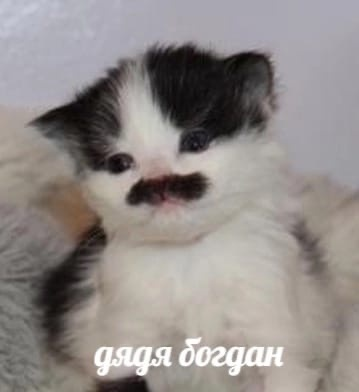
#> input picture BurykinMI/lab1/input.jpg, 359 x 392 px
$ python visualize_keypoints.py --image ../lab1/input.jpg
#> lines starting #> are read from the running program, lines starting #| are printed output that depends on the picture; after the words box and inside, x2 and y2 are one past the last pixel; in counts of white or black regions, pixels touching at a corner belong together
### BurykinMI/lab3/visualizer.py
import os
from typing import Optional, List

import cv2
import numpy as np
import matplotlib.pyplot as plt

from abstract import FeatureExtractor


# ============================================================================
# Модуль для визуализации работы детекторов признаков.
# Класс KeypointVisualizer предоставляет методы:
# - visualize_keypoints: отрисовка ключевых точек на одном изображении
# - compare_detectors: сравнение разных детекторов (SIFT, ORB, AKAZE) на одной картинке
# - visualize_matches: показ совпадающих точек между двумя изображениями
# Использует OpenCV для отрисовки и matplotlib для отображения результатов.
# ============================================================================

class KeypointVisualizer:
    """Класс для визуализации ключевых точек и дескрипторов"""

    def __init__(self, feature_extractor: FeatureExtractor):
        """
        Args:
            feature_extractor: Экстрактор признаков
        """
        self.feature_extractor = feature_extractor

    def visualize_keypoints(
            self,
            image_path: str,
            save_path: Optional[str] = None,
            show: bool = True,
            max_keypoints: Optional[int] = None
    ) -> np.ndarray:
        """
        Визуализировать ключевые точки на изображении

        Args:
            image_path: Путь к изображению
            save_path: Путь для сохранения результата (опционально)
            show: Показать изображение с помощью matplotlib
            max_keypoints: Максимальное количество точек для отображения (None = все)

        Returns:
            Изображение с нарисованными ключевыми точками
        """
#> called with image_path = '../lab1/input.jpg', save_path = 'visualizations/input_sift_keypoints.jpg', show = True
        # Загрузка изображения
        img = cv2.imread(image_path)
#> img is the input picture: shape (392, 359, 3); mean B, G, R 137.2, 139.5, 145.6
        if img is None:
            raise ValueError(f"Не удалось загрузить изображение: {image_path}")

        gray = cv2.cvtColor(img, cv2.COLOR_BGR2GRAY)

        # Получение детектора и извлечение ключевых точек
        detector = self.feature_extractor.detector
        keypoints, descriptors = detector.detectAndCompute(gray, None)
#> keypoints = 210 keypoints; strongest (x, y, size): (211, 92, 64.9), (190, 187, 19.3), (147, 132, 38.3), (84, 121, 43.9)

        # Ограничение количества точек, если задано
        if max_keypoints and len(keypoints) > max_keypoints:
            # Сортировка по response (сила ключевой точки)
            keypoints = sorted(keypoints, key=lambda x: x.response, reverse=True)
            keypoints = keypoints[:max_keypoints]

        # Рисование ключевых точек
        img_with_keypoints = cv2.drawKeypoints(
            img,
            keypoints,
            None,
            flags=cv2.DRAW_MATCHES_FLAGS_DRAW_RICH_KEYPOINTS,
            color=(0, 255, 0)
        )
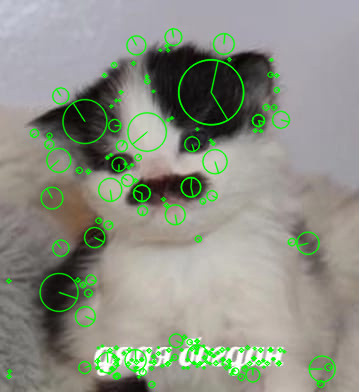
#> img_with_keypoints: shape (392, 359, 3); mean B, G, R 132, 144.6, 140.1

        # Добавление информации о детекторе и количестве точек
        font = cv2.FONT_HERSHEY_SIMPLEX
        detector_name = self.feature_extractor.get_name().upper()
        text = f"{detector_name}: {len(keypoints)} keypoints"
#> text = 'SIFT: 210 keypoints'

        cv2.putText(
            img_with_keypoints,
            text,
            (10, 30),
            font,
            1,
            (0, 255, 0),
            2,
            cv2.LINE_AA
        )
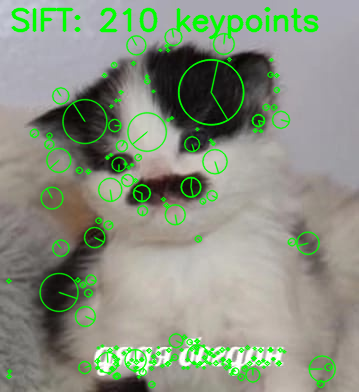
#> img_with_keypoints: shape (392, 359, 3); 2.4% of pixels changed, all inside (x1, y1, x2, y2) = (11, 7, 319, 40)

        # Сохранение результата
        if save_path:
            os.makedirs(os.path.dirname(save_path), exist_ok=True)
            cv2.imwrite(save_path, img_with_keypoints)
            print(f"Визуализация сохранена в {save_path}")

        # Отображение результата
        if show:
            self._show_image(img_with_keypoints, f"Ключевые точки ({detector_name})")

        return img_with_keypoints

    # [133 lines left out: functions compare_detectors, visualize_matches, not called in this run]

    @staticmethod
    def _show_image(img: np.ndarray, title: str) -> None:
        """Показать изображение с помощью matplotlib"""
#> called with title = 'Ключевые точки (SIFT)'
        img_rgb = cv2.cvtColor(img, cv2.COLOR_BGR2RGB)
        plt.figure(figsize=(12, 8))
        plt.imshow(img_rgb)
        plt.title(title)
        plt.axis('off')
        plt.tight_layout()
        plt.show()

### BurykinMI/lab3/feature_extractor.py
import cv2
import numpy as np

from abstract import FeatureExtractor


class OpenCVFeatureExtractor(FeatureExtractor):
    """Экстрактор признаков на основе детекторов OpenCV"""

    def __init__(self, detector_type: str = 'sift'):
        self.detector_type = detector_type
        self.detector = self._create_detector()

    def _create_detector(self):
        """Создать детектор OpenCV (Фабричный метод)"""
        if self.detector_type == 'sift':
            # SIFT: Инвариантен к масштабу, использует градиенты. Вектор 128 float.
            return cv2.SIFT_create()
        elif self.detector_type == 'orb':
            # ORB: Быстрый, бинарный дескриптор. Менее точен для текстур.
            return cv2.ORB_create(nfeatures=1000)
        elif self.detector_type == 'akaze':
            # AKAZE: Нелинейное пространство масштабов.
            return cv2.AKAZE_create()
        else:
            raise ValueError(f"Неизвестный детектор: {self.detector_type}")

    # [16 lines left out: function extract, not called in this run]

    def get_name(self) -> str:
        return self.detector_type

### BurykinMI/lab3/visualize_keypoints.py
import argparse
import os

from feature_extractor import OpenCVFeatureExtractor
from visualizer import KeypointVisualizer


# ============================================================================
# CLI-скрипт для запуска визуализации ключевых точек.
# Поддерживает три режима:
# - single: визуализация одного детектора на изображении
# - compare: сравнение всех трех детекторов side-by-side
# - matches: поиск и отображение совпадающих точек между двумя изображениями
# Результаты сохраняются в директорию visualizations/.
# ============================================================================

def main():
    parser = argparse.ArgumentParser(
        description='Визуализация ключевых точек для детекторов признаков'
    )

    parser.add_argument('--image', type=str, required=True,
                        help='Путь к изображению для визуализации')
    parser.add_argument('--detector', type=str, default='sift',
                        choices=['sift', 'orb', 'akaze'],
                        help='Тип детектора признаков')
    parser.add_argument('--mode', type=str, default='single',
                        choices=['single', 'compare', 'matches'],
                        help='Режим визуализации')
    parser.add_argument('--image2', type=str, default=None,
                        help='Второе изображение (для режима matches)')
    parser.add_argument('--max_keypoints', type=int, default=None,
                        help='Максимальное количество ключевых точек для отображения')
    parser.add_argument('--max_matches', type=int, default=50,
                        help='Максимальное количество совпадений (для режима matches)')
    parser.add_argument('--output_dir', type=str, default='visualizations',
                        help='Директория для сохранения результатов')
    parser.add_argument('--no_show', action='store_true',
                        help='Не показывать окно с результатом')

    args = parser.parse_args()

    # Создание директории для результатов
    os.makedirs(args.output_dir, exist_ok=True)

    # Получение имени файла без расширения
    image_basename = os.path.splitext(os.path.basename(args.image))[0]

    if args.mode == 'single':
        # Визуализация ключевых точек для одного детектора
        print(f"Визуализация ключевых точек с детектором {args.detector.upper()}...")

        extractor = OpenCVFeatureExtractor(args.detector)
        visualizer = KeypointVisualizer(extractor)

        save_path = os.path.join(
            args.output_dir,
            f"{image_basename}_{args.detector}_keypoints.jpg"
        )

        visualizer.visualize_keypoints(
            args.image,
            save_path=save_path,
            show=not args.no_show,
            max_keypoints=args.max_keypoints
        )

    elif args.mode == 'compare':
        # Сравнение разных детекторов
        print("Сравнение детекторов SIFT, ORB и AKAZE...")

        extractors = [
            OpenCVFeatureExtractor('sift'),
            OpenCVFeatureExtractor('orb'),
            OpenCVFeatureExtractor('akaze')
        ]

        # Используем первый экстрактор для создания визуализатора
        visualizer = KeypointVisualizer(extractors[0])

        save_path = os.path.join(
            args.output_dir,
            f"{image_basename}_comparison.jpg"
        )

        visualizer.compare_detectors(
            args.image,
            extractors,
            save_path=save_path,
            show=not args.no_show,
            max_keypoints=args.max_keypoints
        )

    elif args.mode == 'matches':
        # Визуализация совпадений между двумя изображениями
        if args.image2 is None:
            print("Ошибка: для режима 'matches' необходимо указать --image2")
            return

        print(f"Визуализация совпадений с детектором {args.detector.upper()}...")

        extractor = OpenCVFeatureExtractor(args.detector)
        visualizer = KeypointVisualizer(extractor)

        image2_basename = os.path.splitext(os.path.basename(args.image2))[0]
        save_path = os.path.join(
            args.output_dir,
            f"{image_basename}_{image2_basename}_{args.detector}_matches.jpg"
        )

        visualizer.visualize_matches(
            args.image,
            args.image2,
            save_path=save_path,
            show=not args.no_show,
            max_matches=args.max_matches
        )

    print("Готово!")


if __name__ == '__main__':
    main()
